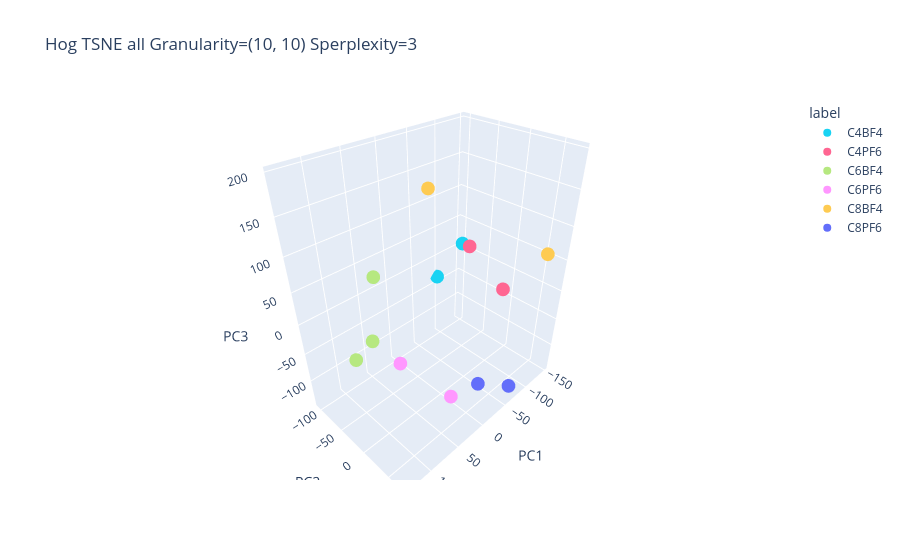

The cell this chart's notebook holds for it:
### Code cell
import plotly.express as px

fig = px.scatter_3d(df, x='PC1', y='PC2',z='PC3',  color='label', symbol='label', title='Hog TSNE %s Granularity=%s Sperplexity=%s' % (molecular_imprinting_name, str((int(1000 / pixels_per_cell[0]), int(1000 / pixels_per_cell[0]))), str(perplexity)), color_discrete_map={
                "DMMP": "red",
                "NaBF4": "green",
                "KF6P": "blue",
                "MPA": "goldenrod",
                "MP": "purple"},
                symbol_sequence= ['circle', 'circle', 'circle', 'circle'])
fig.show()

### Figure 1 — Plotly figure (JSON) as saved in the notebook; plotly's stock layout.template omitted (floating-point values rounded to 4 significant figures)
{"data": [{"hovertemplate": "label=C4BF4<br>PC1=%{x}<br>PC2=%{y}<br>PC3=%{z}<extra></extra>", "legendgroup": "C4BF4", "marker": {"color": "#19d3f3", "symbol": "circle"}, "mode": "markers", "name": "C4BF4", "scene": "scene", "showlegend": true, "x": [-133.9, -98.46], "y": [-85.97, -106.6], "z": [17.78, -36.81], "type": "scatter3d"}, {"hovertemplate": "label=C4PF6<br>PC1=%{x}<br>PC2=%{y}<br>PC3=%{z}<extra></extra>", "legendgroup": "C4PF6", "marker": {"color": "#FF6692", "symbol": "circle"}, "mode": "markers", "name": "C4PF6", "scene": "scene", "showlegend": true, "x": [-23.78, -34.13], "y": [75.09, 13.15], "z": [65.89, 93.36], "type": "scatter3d"}, {"hovertemplate": "label=C6BF4<br>PC1=%{x}<br>PC2=%{y}<br>PC3=%{z}<extra></extra>", "legendgroup": "C6BF4", "marker": {"color": "#B6E880", "symbol": "circle"}, "mode": "markers", "name": "C6BF4", "scene": "scene", "showlegend": true, "x": [129.6, 134.1, 47.24], "y": [-10.14, 33.15, -76.57], "z": [0.4499, 59.19, 44.76], "type": "scatter3d"}, {"hovertemplate": "label=C6PF6<br>PC1=%{x}<br>PC2=%{y}<br>PC3=%{z}<extra></extra>", "legendgroup": "C6PF6", "marker": {"color": "#FF97FF", "symbol": "circle"}, "mode": "markers", "name": "C6PF6", "scene": "scene", "showlegend": true, "x": [5.259, 29.69], "y": [24.92, -54.39], "z": [-131.9, -104.7], "type": "scatter3d"}, {"hovertemplate": "label=C8BF4<br>PC1=%{x}<br>PC2=%{y}<br>PC3=%{z}<extra></extra>", "legendgroup": "C8BF4", "marker": {"color": "#FECB52", "symbol": "circle"}, "mode": "markers", "name": "C8BF4", "scene": "scene", "showlegend": true, "x": [46.49, -147.4], "y": [25.62, 55.54], "z": [195.1, 52.55], "type": "scatter3d"}, {"hovertemplate": "label=C8PF6<br>PC1=%{x}<br>PC2=%{y}<br>PC3=%{z}<extra></extra>", "legendgroup": "C8PF6", "marker": {"color": "#636efa", "symbol": "circle"}, "mode": "markers", "name": "C8PF6", "scene": "scene", "showlegend": true, "x": [-75.23, 1.539], "y": [66.5, 68.54], "z": [-139.4, -75.63], "type": "scatter3d"}], "layout": {"scene": {"domain": {"x": [0.0, 1.0], "y": [0.0, 1.0]}, "xaxis": {"title": {"text": "PC1"}}, "yaxis": {"title": {"text": "PC2"}}, "zaxis": {"title": {"text": "PC3"}}}, "legend": {"title": {"text": "label"}, "tracegroupgap": 0}, "title": {"text": "Hog TSNE all Granularity=(10, 10) Sperplexity=3"}}}
